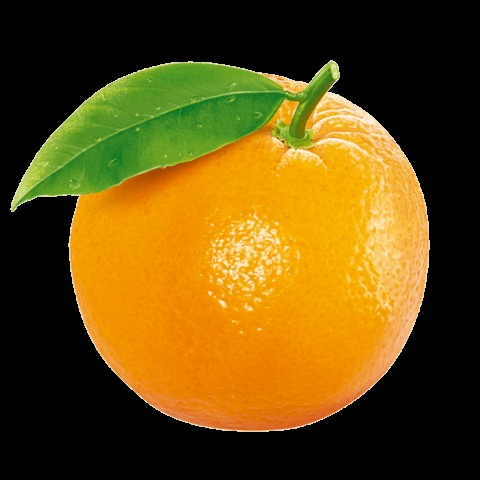
#> input picture orange.png, 480 x 480 px
$ python Week9.py
#> lines starting #> are read from the running program, lines starting #| are printed output that depends on the picture; after the words box and inside, x2 and y2 are one past the last pixel; in counts of white or black regions, pixels touching at a corner belong together
#**************************************************shift on grayscale image****************************************************
import cv2
import numpy as np
import matplotlib.pyplot as plt
image = cv2.imread(r'orange.png', cv2.IMREAD_GRAYSCALE)
#> image: shape (480, 480); min 0, max 250, mean 83.8

f = np.fft.fft2(image)
f_magnitude = np.log(np.abs(f) + 1)
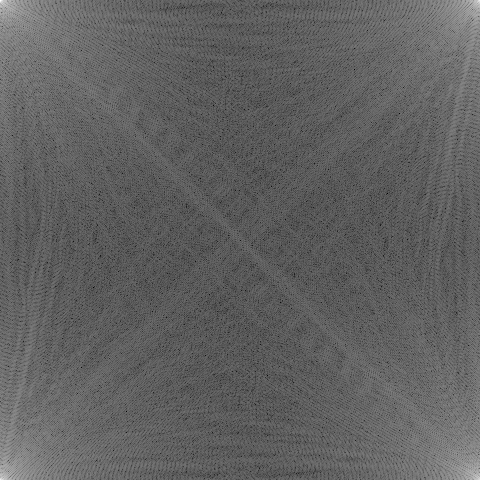
#> f_magnitude: shape (480, 480) float64; min 2.93, max 16.78, mean 8.23; drawn with min black and max white

fshift = np.fft.fftshift(f)
fshift_magnitude = np.log(np.abs(fshift) + 1)
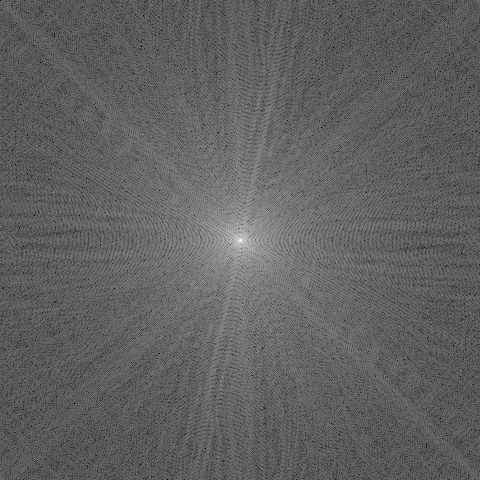
#> fshift_magnitude: shape (480, 480) float64; min 2.93, max 16.78, mean 8.23; drawn with min black and max white

plt.subplot(1,3,1)
plt.imshow(image, cmap='gray')
plt.subplot(1,3,2)
plt.imshow(f_magnitude, cmap='gray')
plt.subplot(1,3,3)
plt.imshow(fshift_magnitude, cmap='gray')
plt.tight_layout()
plt.show()
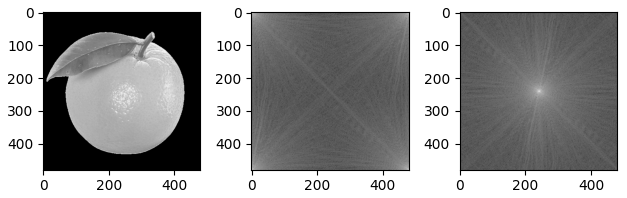
#> figure drawn by matplotlib, 3 panels

#******************************************************HPF************************************************
import cv2
import numpy as np
import matplotlib.pyplot as plt

img = cv2.imread("orange.png", cv2.IMREAD_GRAYSCALE)
M, N = img.shape
#> M = 480; N = 480
F = np.fft.fft2(img)
F_shifted = np.fft.fftshift(F)
D0 = 20
H_ilpf = np.zeros((M, N), dtype=np.float32)

for u in range(M):
    for v in range(N):
        D = np.sqrt((u - M / 2) ** 2 + (v - N / 2) ** 2)
        if D > D0:
            H_ilpf[u, v] = 1

        else:
            H_ilpf[u, v] = 0
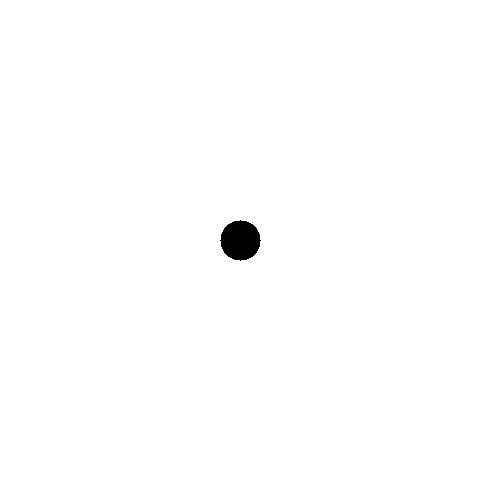
#> H_ilpf: shape (480, 480) float32; values 0 (black) and 1 (white), 99.5% white; 1 black region, box (x1, y1, x2, y2) and area: (220, 220, 261, 261) 1257
F_filtered = F_shifted * H_ilpf
F_ishift = np.fft.ifftshift(F_filtered)
img_back = np.fft.ifft2(F_ishift)
img_back = np.abs(img_back)
plt.subplot(1, 3, 1)
plt.imshow(img, cmap='gray')
plt.subplot(1, 3, 2)
plt.imshow(H_ilpf, cmap='gray')
plt.subplot(1, 3, 3)
plt.imshow(img_back, cmap='gray')
plt.tight_layout()
plt.show()

#***************************************************LPF***************************************************
import cv2
import numpy as np
import matplotlib.pyplot as plt

img = cv2.imread(r"orange.png", cv2.IMREAD_GRAYSCALE)
M, N = img.shape
F = np.fft.fft2(img)
F_shifted = np.fft.fftshift(F)
D0 = 20
H_ilpf = np.zeros((M, N), dtype=np.float32)
for u in range(M):
    for v in range(N):
        D = np.sqrt((u - M / 2) ** 2 + (v - N / 2) ** 2)
        if D <= D0:
            H_ilpf[u, v] = 1

        else:
            H_ilpf[u, v] = 0
F_filtered = F_shifted * H_ilpf
F_ishift = np.fft.ifftshift(F_filtered)
img_back = np.fft.ifft2(F_ishift)
img_back = np.abs(img_back)
plt.subplot(1, 3, 1)
plt.imshow(img, cmap='gray')
plt.subplot(1, 3, 2)
plt.imshow(H_ilpf, cmap='gray')
plt.subplot(1, 3, 3)
plt.imshow(img_back, cmap='gray')
plt.tight_layout()
plt.show()

#************************************************Gaussian High-Pass Filter (GHPF)******************************************************
import cv2
import numpy as np
import matplotlib.pyplot as plt
img = cv2.imread(r"orange.jpeg", cv2.IMREAD_GRAYSCALE)
M, N = img.shape
F = np.fft.fft2(img)
F_shifted = np.fft.fftshift(F)
D0 = 20
H_ghpf = np.zeros((M, N), dtype=np.float32)
for u in range(M):
    for v in range(N):
        D = np.sqrt((u - M/2)**2 + (v - N/2)**2)
        H_ghpf[u, v] = 1 - np.exp(-(D*2) / (2 * (D0*2)))
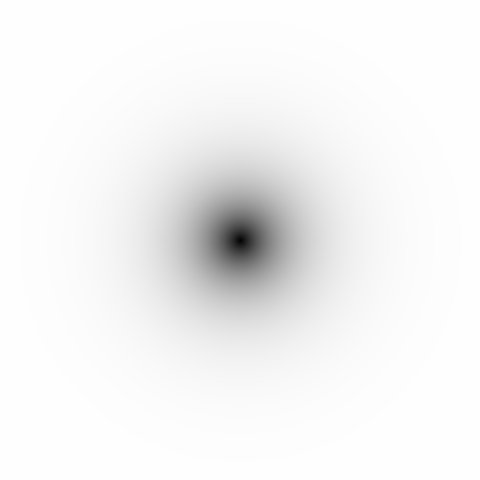
#> H_ghpf: shape (480, 480) float32; min 0, max 1, mean 0.957
F_filtered = F_shifted * H_ghpf
F_ishift = np.fft.ifftshift(F_filtered)
img_back = np.fft.ifft2(F_ishift)
img_back = np.abs(img_back)
plt.subplot(1, 3, 1)
plt.imshow(img, cmap='gray')
plt.subplot(1, 3, 2)
plt.imshow(H_ghpf, cmap='gray')
plt.subplot(1, 3, 3)
plt.imshow(img_back, cmap='gray')
plt.tight_layout()
plt.show()
#*************************************************Gaussian Low-Pass Filter (GLPF)،*****************************************************
import cv2
import numpy as np
import matplotlib.pyplot as plt

img = cv2.imread(r"orange.jpeg", cv2.IMREAD_GRAYSCALE)
M, N = img.shape

F = np.fft.fft2(img)
F_shifted = np.fft.fftshift(F)

D0 = 20
H_glpf = np.zeros((M, N), dtype=np.float32)

for u in range(M):
    for v in range(N):
        D = np.sqrt((u - M/2)**2 + (v - N/2)**2)
        H_glpf[u, v] = np.exp(-(D*2) / (2 * (D0*2)))
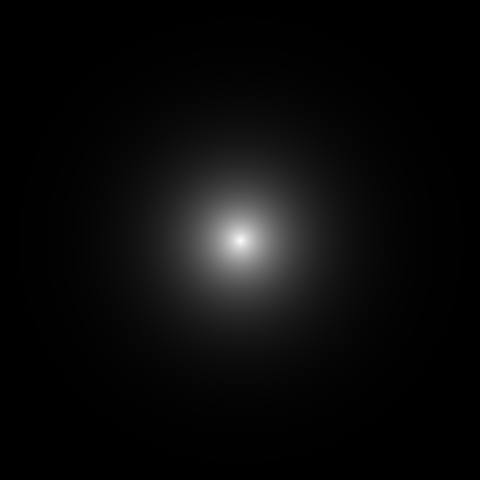
#> H_glpf: shape (480, 480) float32; min 0.000206, max 1, mean 0.0432

F_filtered = F_shifted * H_glpf

F_ishift = np.fft.ifftshift(F_filtered)
img_back = np.fft.ifft2(F_ishift)
img_back = np.abs(img_back)
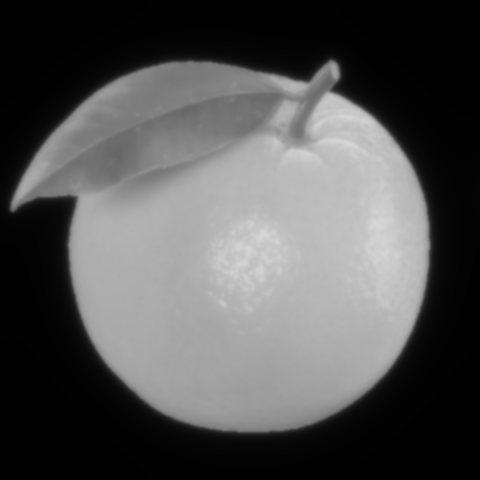
#> img_back: shape (480, 480) float64; min 1.22, max 216.1, mean 83.8
plt.subplot(1, 3, 1)
plt.imshow(img, cmap='gray')
plt.subplot(1, 3, 2)
plt.imshow(H_glpf, cmap='gray')
plt.subplot(1, 3, 3)
plt.imshow(img_back, cmap='gray')
plt.tight_layout()
plt.show()
#******************************************************************************************************
